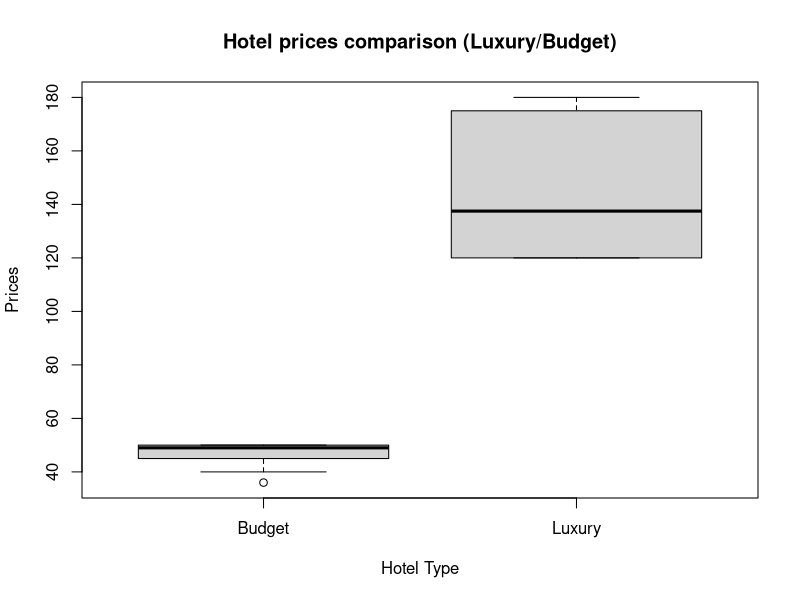

The R source for this figure:
## ---- chunk 1
suppressPackageStartupMessages({
library(dplyr)
}) 
PolutionRatios <- data.frame(
      Ratio = c(76.50, 6.03, 3.51, 9.96, 4.24, 7.74, 9.54, 41.70, 1.84, 2.5, 1.54,
                0.27, 0.61, 0.54, 0.14, 0.63, 0.23, 0.56,  0.48, 0.16, 0.18),
      Type  = c(rep('Terrestrial',11), rep('Aquatic',10)))

PolutionRatios %>% group_by(Type) %>% summarise(mean = mean(Ratio), median = median(Ratio))
## ---- chunk 2
Hotels <- data.frame(
      Price = c(175, 180, 120, 150, 120, 125, 50, 50, 49, 45, 36, 45, 50, 50, 40),
      Type  = c(rep('Luxury',6), rep('Budget', 9)))

Hotels %>% group_by(Type) %>% summarise(mean = mean(Price), median = median(Price))
## ---- chunk 3
boxplot(Price ~ Type,data = Hotels, main = "Hotel prices comparison (Luxury/Budget)", xlab = "Hotel Type", ylab = "Prices")
## ---- chunk 4
set.seed(10)
rand.sample <- rnorm(100, 10, 2)

step1.mean <- mean(rand.sample)
step1.median <- median(rand.sample)
step1.var <- sum((rand.sample-mean(rand.sample))^2/(length(rand.sample)-1))
step1.IQR <- IQR(rand.sample)

# Required output:
# 1) Mean:
step1.mean
# 2) Median:
step1.median
# 3) Variance:
step1.var
# 4) Interquartile range:
step1.IQR
## ---- chunk 5
rand.sample.2 <- c(rand.sample, 250, 250)

step2.mean <- mean(rand.sample.2)
step2.median <- median(rand.sample.2)
step2.var <- sum((rand.sample.2-mean(rand.sample.2))^2/(length(rand.sample.2)-1))
step2.IQR <- IQR(rand.sample.2)

# Required output:
# 1) Mean:
step2.mean
# 2) Median:
step2.median
# 3) Variance:
step2.var
# 4) Interquartile range:
step2.IQR
